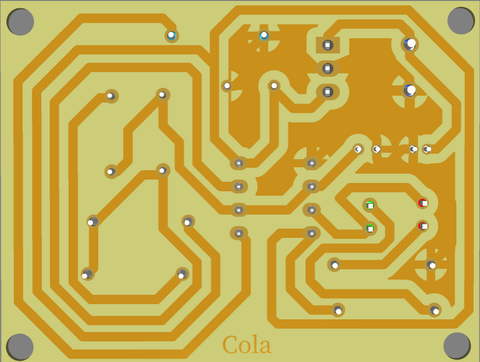
#> input picture pcb_u-net_copper_trace/dataset/Raw_images/img1.png, 480 x 362 px, found by its file name; its folder holds only this picture in this run
$ python groundTruthMasks.py
#> lines starting #> are read from the running program, lines starting #| are printed output that depends on the picture; after the words box and inside, x2 and y2 are one past the last pixel; in counts of white or black regions, pixels touching at a corner belong together
import os
import cv2
import numpy as np

# 🟡 กำหนดค่าต่างๆ
input_dir = "pcb_u-net_copper_trace\dataset\Raw_images"
output_images_dir = "pcb_u-net_copper_trace\dataset\images"
output_masks_dir = "pcb_u-net_copper_trace\dataset\masks"
output_size = (256, 256)

# สีทองแดงใน HSV (อาจต้องปรับ)
lower_copper = np.array([10, 50, 50])
upper_copper = np.array([30, 255, 255])

# 🔧 สร้างโฟลเดอร์ output ถ้ายังไม่มี
os.makedirs(output_images_dir, exist_ok=True)
os.makedirs(output_masks_dir, exist_ok=True)

# 📁 วนลูปผ่านทุกภาพ
for idx, filename in enumerate(sorted(os.listdir(input_dir))):
    if not filename.lower().endswith((".png", ".jpg", ".jpeg")):
        continue

    path = os.path.join(input_dir, filename)
    img = cv2.imread(path)
#> img is the input picture: shape (362, 480, 3); mean B, G, R 83.1, 177, 200.2
    if img is None:
        print(f"⛔️ Couldn't read {filename}")
        continue

    # Resize
    img_resized = cv2.resize(img, output_size)
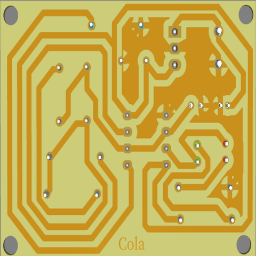
#> img_resized: shape (256, 256, 3); mean B, G, R 83, 176.9, 200.1

    # สร้าง mask (ทองแดง)
    hsv = cv2.cvtColor(img_resized, cv2.COLOR_BGR2HSV)
#> hsv: shape (256, 256, 3); mean H, S, V 25.6, 148.8, 200.3
    mask = cv2.inRange(hsv, lower_copper, upper_copper)
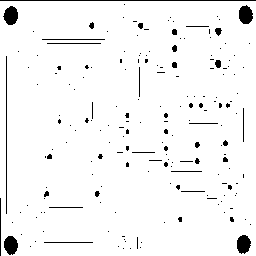
#> mask: shape (256, 256); 96% white; 192 black regions (160 under 20 px), largest, box (x1, y1, x2, y2) and area: (0, 0, 256, 1) 256, (3, 6, 18, 25) 209, (239, 5, 253, 24) 207

    # Save image และ mask
    img_name = f"img_{idx:03d}.png"
    cv2.imwrite(os.path.join(output_images_dir, img_name), img_resized)
    cv2.imwrite(os.path.join(output_masks_dir, img_name), mask)

    print(f"✅ Saved: {img_name}")

print("\n🎉 Dataset preparation complete!")
